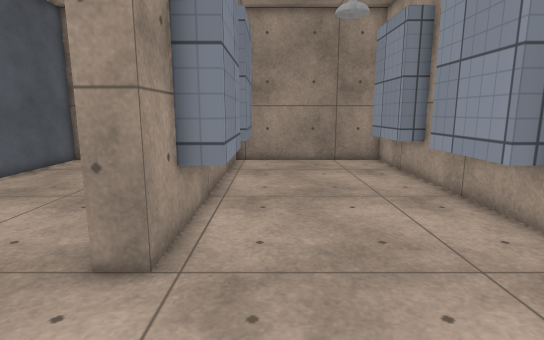
View 1 (above)

12 first-person views from a walk through a Unity game level. The camera is 1.3 m above the floor, tilts 10° down and sees 80° across. Doors are open. The floor is counted in squares, 0.5 m on a side. Each view is taken from the middle of a square. On the plan, view 1 faces up. The plan holds only what a view shows up to about 20 squares ahead; the rest is blank. Surface patterns are stand-ins for the level's own textures.

View 2
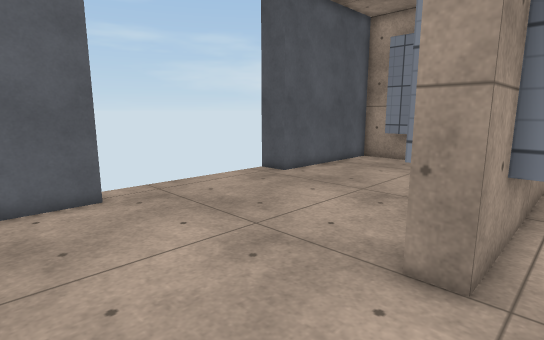

View 3
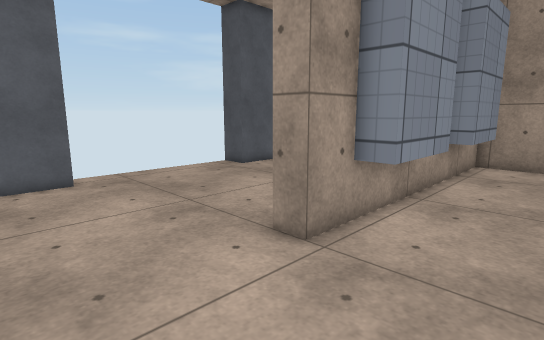

View 4
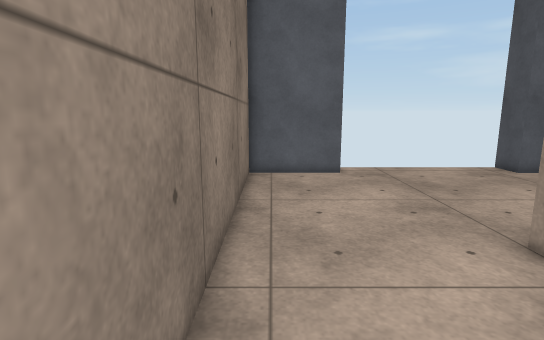

View 5
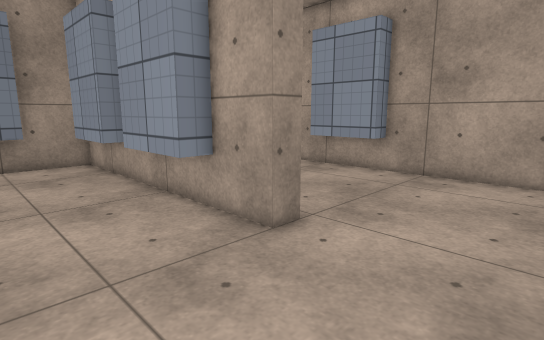

View 6
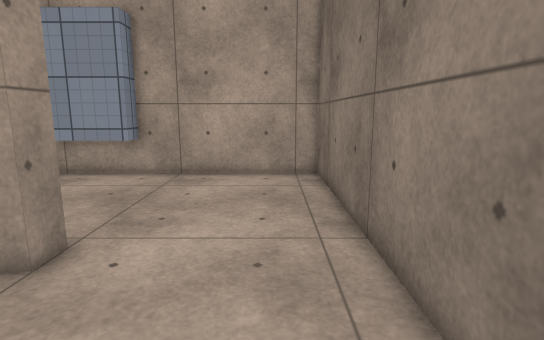

View 7
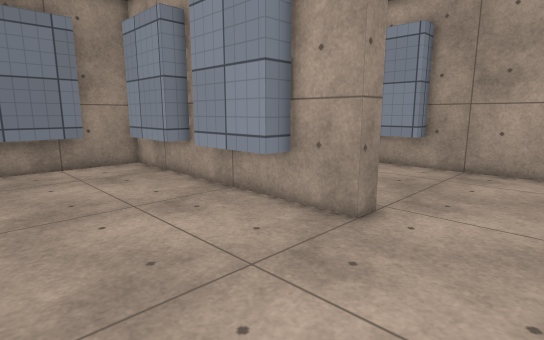

View 8
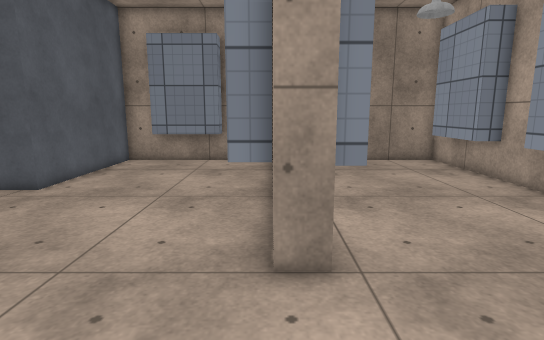

View 9
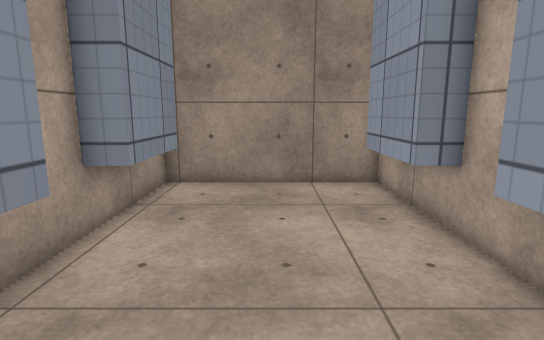

View 10
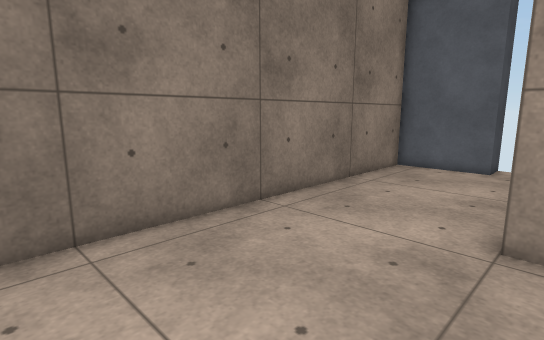

View 11
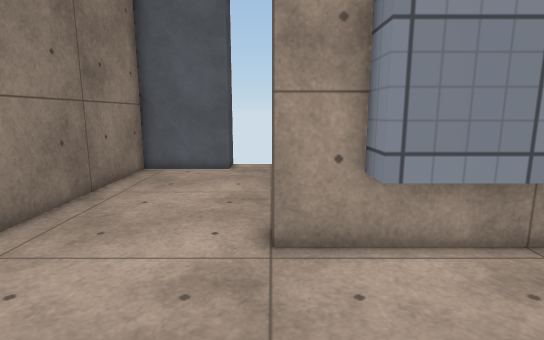

View 12
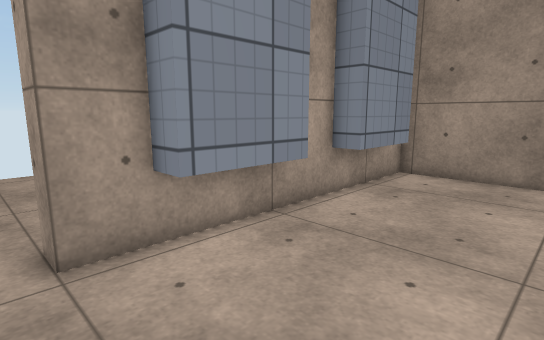

### Floor plan
Points are (right, up) in squares from view 1. A wall is a line through its corners. A room is listed if a view was taken in it or the views show most of it. See-through windows are left out.
Room 1 (views 1, 2, 3, 4, 5, 6, 7, 8, 9, 10, 11, 12)
walls: (-2.9, 7.2) (-4, 7.2) (-4, 10.8); (-1, 10.4) (-1, 6.8) (-2, 6.8); (-2.9, 12.7) (-4, 12.7) (-4, 16.2); (-11, 3) (-11, -1) (6, -1) (6, 18) (-2, 18) (-2, 5) (-3, 5) (-3, 18) (-11, 18) (-11, 10.8); (6.1, 6.8) (5, 6.8) (5, 10.2); (-1, 16.4) (-1, 12.7) (-2, 12.7); (-5.7, 18) (-5.7, 17) (-9.2, 17); (6.1, 12.7) (5, 12.7) (5, 16.2)
ways out: open door at (-11.6, 7)

Positions as (right, up) in squares from view 1, and headings:
1: (0, 0), facing up
2: (-1, 0), facing up-left
3: (2, 0), facing up-left
4: (3, 0), facing left
5: (-8, 0), facing up-right
6: (-8, 1), facing right
7: (-10, 1), facing up-right
8: (-3, 0), facing up
9: (2, 6), facing up
10: (5, 6), facing down-left
11: (4, 5), facing left
12: (4, 4), facing up-left
